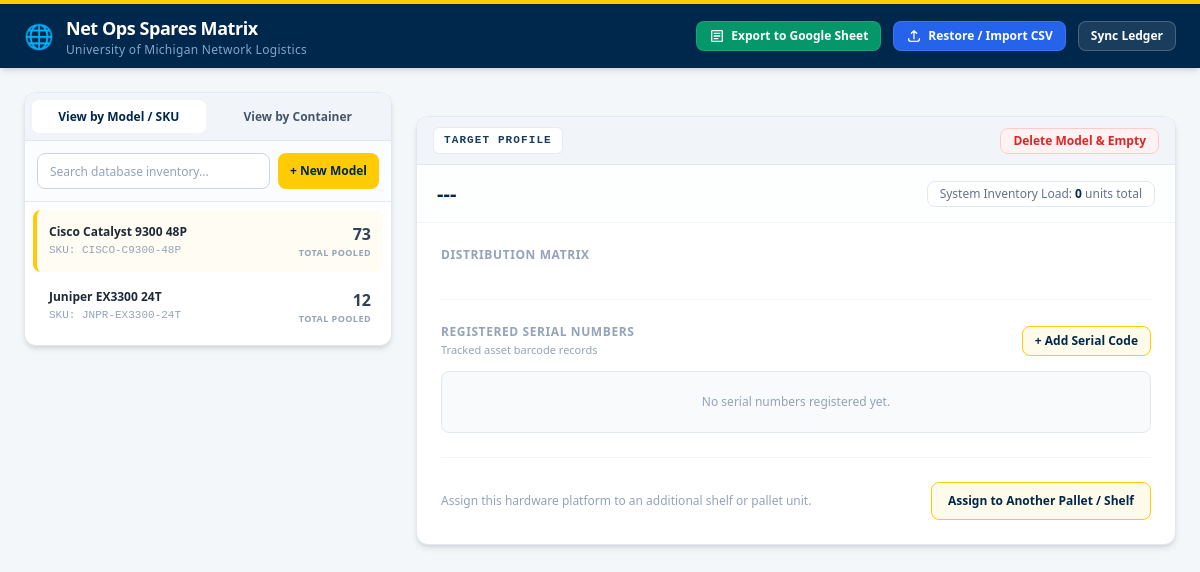
The app's page /, older data.
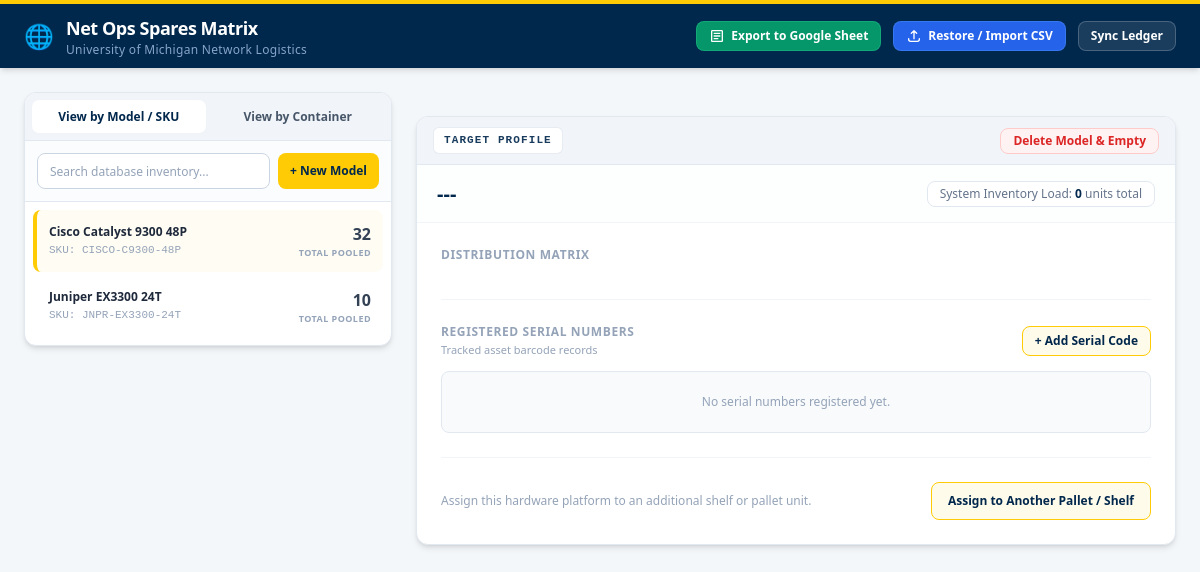
The same page, newer data.
### models.py (models this page shows)
class EquipmentModel(db.Model):
    __tablename__ = 'equipment_models'
    id = db.Column(db.Integer, primary_key=True)
    model_name = db.Column(db.String(120), nullable=False)
    sku = db.Column(db.String(80), unique=True, nullable=False)
    allocations = db.relationship('PhysicalAllocation', backref='hardware_profile', lazy=True, cascade='all, delete-orphan')
    serials = db.relationship('SerialNumber', backref='model', lazy=True, cascade='all, delete-orphan')
    @property
    def global_total(self):
        return sum(alloc.quantity for alloc in self.allocations)

class PhysicalAllocation(db.Model):
    __tablename__ = 'physical_allocations'
    id = db.Column(db.Integer, primary_key=True)
    model_id = db.Column(db.Integer, db.ForeignKey('equipment_models.id'), nullable=False)
    container_id = db.Column(db.String(80), nullable=False)
    container_type = db.Column(db.String(80), nullable=True)
    quantity = db.Column(db.Integer, default=0, nullable=False)
    serials = db.relationship('SerialNumber', backref='location', lazy=True, cascade='all, delete-orphan')

### app.py (the view)
@app.route('/')
def dashboard():
    catalog = EquipmentModel.query.all()
    selected_model = catalog[0] if catalog else None
    return render_template('dashboard.html', catalog=catalog, selected_model=selected_model)

### templates/dashboard.html (shortened to what this page needs)
<!DOCTYPE html>
<html lang="en">
<head>
    <script src="https://cdn.tailwindcss.com"></script>
</head>
<body class="bg-[#f4f7fa] font-sans text-slate-800 antialiased min-h-screen flex flex-col">
    <header class="bg-michigan-blue text-white sticky top-0 z-40 shadow-md border-t-4 border-michigan-maize">
        <div class="max-w-[1800px] w-full mx-auto px-4 sm:px-6 h-16 flex items-center justify-between">
            <div class="flex items-center space-x-3">
                <span class="text-2xl text-michigan-maize">🌐</span>
                <div>
                    <h1 class="text-lg font-bold tracking-tight text-white">Net Ops Spares Matrix</h1>
                    <p class="text-xs text-blue-200/70 tracking-wide font-medium">University of Michigan Network Logistics</p>
                </div>
            </div>
            <div class="flex items-center space-x-3">
                <button id="export-sheets-btn" onclick="exportToGoogleSheet()" class="px-3 py-1.5 text-xs font-bold bg-emerald-600 hover:bg-emerald-500 border border-emerald-400/30 rounded-lg text-white transition-all flex items-center space-x-1.5 shadow-xs">
                    <svg class="w-4 h-4 fill-current" viewBox="0 0 24 24">
                        <path d="M19 3H5c-1.1 0-2 .9-2 2v14c0 1.1.9 2 2 2h14c1.1 0 2-.9 2-2V5c0-1.1-.9-2-2-2zm0 16H5V5h14v14zM7 7h10v2H7zm0 4h10v2H7zm0 4h7v2H7z"/>
                    </svg>
                    <span>Export to Google Sheet</span>
                </button>
                <button onclick="toggleModal('import-csv-modal')" class="px-3 py-1.5 text-xs font-bold bg-blue-600 hover:bg-blue-500 border border-blue-400/30 rounded-lg text-white transition-all flex items-center space-x-1.5 shadow-xs">
                    <svg class="w-4 h-4 fill-none stroke-current" viewBox="0 0 24 24" stroke-width="2">
                        <path stroke-linecap="round" stroke-linejoin="round" d="M4 16v1a3 3 0 003 3h10a3 3 0 003-3v-1m-4-8l-4-4m0 0L8 8m4-4v12" />
                    </svg>
                    <span>Restore / Import CSV</span>
                </button>
                <button onclick="window.location.reload();" class="px-3 py-1.5 text-xs font-semibold bg-white/10 border border-white/20 rounded-lg hover:bg-white/20 text-white transition-colors">
                    Sync Ledger
                </button>
            </div>
        </div>
    </header>
    <main class="max-w-[1800px] w-full mx-auto px-4 sm:px-6 py-6 flex-1">
        <div class="grid grid-cols-1 lg:grid-cols-12 gap-6 items-start">
            <section class="lg:col-span-4 xl:col-span-3 bg-white rounded-xl border border-slate-200 shadow-md overflow-hidden">
                <div class="flex border-b border-slate-200 bg-slate-100 p-1.5 space-x-1 h-12 items-center">
                    <button id="tab-models" onclick="switchSidebarView('models')" class="w-full h-full text-center py-1.5 text-xs font-bold rounded-lg transition-all bg-white text-michigan-blue shadow-xs border border-slate-200/50 flex items-center justify-center">
                        View by Model / SKU
                    </button>
                    <button id="tab-locations" onclick="switchSidebarView('locations')" class="w-full h-full text-center py-1.5 text-xs font-bold rounded-lg transition-all text-slate-600 hover:text-michigan-blue hover:bg-slate-50 flex items-center justify-center">
                        View by Container
                    </button>
                </div>
                <div class="p-3 border-b border-slate-200 bg-slate-50/50 flex flex-col justify-center">
                    <div class="flex items-center space-x-2 w-full">
                        <input type="text"
                               id="catalog-search-input"
                               onkeyup="filterSidebarList()"
                               placeholder="Search database inventory..."
                               class="w-full px-3 py-1.5 text-xs bg-white border border-slate-300 rounded-lg focus:outline-none focus:ring-2 focus:ring-michigan-blue/30 focus:border-michigan-blue transition-all placeholder-slate-400 h-9">
                        <button id="sidebar-register-model-btn"
                                onclick="toggleModal('add-sku-modal')"
                                class="shrink-0 h-9 px-3 text-xs font-bold bg-michigan-maize text-michigan-blue hover:bg-yellow-400 rounded-lg shadow-2xs transition-all transform active:scale-95 flex items-center justify-center whitespace-nowrap">
                            <span>+ New Model</span>
                        </button>
                    </div>
                </div>
                <div id="sidebar-models-list" class="space-y-1 p-2 max-h-[calc(100vh-250px)] overflow-y-auto">
                    {% for item in catalog %}
                    <div id="catalog-row-{{ item.id }}"
                         onclick="focusHardwareModel('{{ item.id }}')"
                         class="catalog-row p-3 hover:bg-slate-50 rounded-lg cursor-pointer transition-all flex justify-between items-center group border-l-4 border-transparent">
                        <div>
                            <h4 class="font-semibold text-slate-800 text-xs group-hover:text-michigan-blue transition-colors">{{ item.model_name }}</h4>
                            <p class="text-[11px] text-slate-400 mt-0.5 font-mono">SKU: {{ item.sku }}</p>
                        </div>
                        <div class="text-right">
                            <span id="global-counter-{{ item.id }}" class="text-base font-black text-slate-700 group-hover:text-michigan-blue transition-colors">{{ item.global_total }}</span>
                            <p class="text-[9px] uppercase font-bold tracking-wider text-slate-400">Total Pooled</p>
                        </div>
                    </div>
                    {% endfor %}
                </div>
            </section>
            <section class="lg:col-span-8 xl:col-span-9 space-y-6">
                <div id="active-management-panel" class="bg-white rounded-xl border border-slate-200 shadow-md overflow-hidden">
                    <div class="bg-slate-100 border-b border-slate-200 px-4 h-12 flex items-center justify-between">
                        <span id="target-view-context-badge" class="text-[11px] font-bold uppercase tracking-widest text-michigan-blue/90 bg-white border border-slate-200/80 px-2.5 py-1 rounded-md font-mono shadow-2xs">
                        </span>
                        <div class="flex items-center space-x-2">
                            <button id="delete-model-btn"
                                    onclick="triggerModelClearout()"
                                    class="hidden text-xs font-bold text-red-600 bg-red-50 hover:bg-red-100 border border-red-200 px-3 py-1 rounded-lg transition-all shadow-2xs">
                                Delete Model & Empty
                            </button>
                        </div>
                    </div>
                    <div class="p-3 px-5 border-b border-slate-100 bg-slate-50/30 min-h-[58px] flex items-center justify-between flex-wrap gap-2">
                        <div>
                            <h2 id="target-display-name" class="text-xl font-black text-michigan-blue leading-tight">---</h2>
                        </div>
                        <div class="bg-white border border-slate-200 shadow-2xs rounded-lg px-3 py-1 text-xs text-slate-500 font-medium">
                            System Inventory Load: <span id="target-display-count" class="font-extrabold text-michigan-blue">0</span> units total
                        </div>
                    </div>
                    <div class="p-5 sm:p-6 space-y-6">
                        <div>
                            <h3 id="matrix-grid-title" class="text-xs font-bold text-slate-400 uppercase tracking-wider mb-3">Distribution Matrix</h3>
                        </div>
                        <div class="pt-6 border-t border-slate-100">
                            <div class="flex justify-between items-center mb-3">
                                <div>
                                    <h3 class="text-xs font-bold text-slate-400 uppercase tracking-wider">Registered Serial Numbers</h3>
                                    <p class="text-[11px] text-slate-400 mt-0.5">Tracked asset barcode records</p>
                                </div>
                                <button id="add-serial-btn" onclick="openAddSerialModal()" class="text-xs px-3 py-1.5 font-bold text-michigan-blue bg-amber-50 hover:bg-michigan-maize/30 border border-michigan-maize rounded-lg transition-all">
                                    + Add Serial Code
                                </button>
                            </div>
                            <div id="serial-list-container" class="grid grid-cols-1 sm:grid-cols-2 md:grid-cols-3 xl:grid-cols-4 gap-2.5 max-h-56 overflow-y-auto p-2.5 bg-slate-50 rounded-lg border border-slate-200">
                                <p class="text-xs text-slate-400 p-3 col-span-full text-center">No serial numbers registered yet.</p>
                            </div>
                        </div>
                        <div id="location-assignment-footer" class="pt-6 border-t border-slate-100 flex flex-col sm:flex-row items-center justify-between gap-4">
                            <div class="text-xs text-slate-400 max-w-sm">Assign this hardware platform to an additional shelf or pallet unit.</div>
                            <button onclick="toggleModal('assign-location-modal')" class="w-full sm:w-auto text-xs px-4 py-2.5 font-bold text-michigan-blue bg-amber-50 hover:bg-michigan-maize/20 border border-michigan-maize rounded-lg transition-all whitespace-nowrap shadow-xs">
                                Assign to Another Pallet / Shelf
                            </button>
                        </div>
                    </div>
                </div>
            </section>
        </div>
    </main>
</body>
</html>

Row changes from the older to the newer data that the page shows:
changed through a linked row, EquipmentModel "Cisco Catalyst 9300 48P": global_total "73" → "32"
changed through a linked row, EquipmentModel "Juniper EX3300 24T": global_total "12" → "10"
